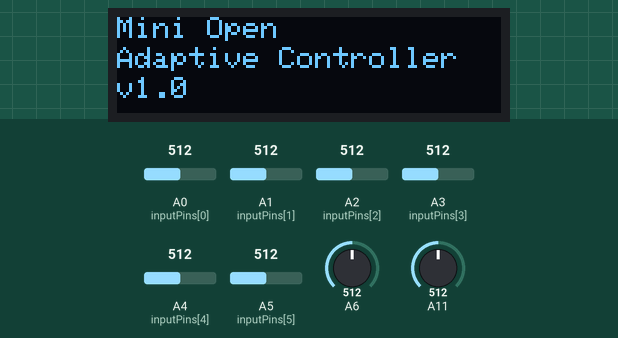
Recording of a sketch running on a simulated Arduino Leonardo, built with avr-gcc and run on an emulated ATmega32U4. Parts: 128×32 one-colour display. The test bench sets the inputs (shaded band); at power-on: A0 (inputPins[0]) = 512, A1 (inputPins[1]) = 512, A2 (inputPins[2]) = 512, A3 (inputPins[3]) = 512, A4 (inputPins[4]) = 512, A5 (inputPins[5]) = 512, A6 = 512, A11 = 512. USB keyboard and mouse output is not drawn.

Above: at 0.1 s.

The sketch:

MOAC_firmware_SSD1306.ino
```cpp
/*
 http://www.arduino.cc/en/Tutorial/KeyboardMessage

 Sends Eagle macros for PCB design

 LeoStick pins:
 A0  Button 0
 A1  Button 1
 A2  Button 2
 A3  Button 3
 A4  Button 4
 A5  Button 5
 A6  Button 6
 A7  Button 7
 D2  SDA (I2C) for OLED
 D3  SCL (I2C) for OLED
 D11 Piezo
 D13 LED Red
 */

#include <SPI.h>
#include <Wire.h>
#include <Adafruit_GFX.h>
#include <Adafruit_SSD1306.h>

#define OLED_RESET 0  // Is this connected?
Adafruit_SSD1306 display(OLED_RESET);

// Keypad scanning library to detect keypresses:
#include <Keypad.h>

// Software USB keyboard library to emulate a keyboard:
#include "Keyboard.h"


// Input setup
byte inputPins[8] = {A0,A1,A2,A3,A4,A5,6,11};
// MISTAKE HERE! I connected to A11 (D6) but it's the wrong pin. Should be A7.


/* Macros to send
     info     show       group     move
     delete   change     add       replace
     name     value      line      text
     net      label      route     ripup
     layer 1   layer 16  ratsnest  ripup @;
*/
char *macro_messages[] = {
  "0\n",/*info*/    "1\n",/*show*/     "2\n",/*group*/    "3\n",/*move*/
  "4\n",/*delete*/  "5\n",/*change*/   "6",/*add*/        "7\n"/*replace*/
};

uint16_t last_activity_time = 0;  // Milliseconds
uint8_t  display_timeout    = 5;  // Seconds

/**
 * Setup
 */
void setup() {
  display.begin(SSD1306_SWITCHCAPVCC, 0x3C);  // initialize with the I2C addr 0x3C (for the 128x32)
  show_display();

  // initialize control over the keyboard:
  Keyboard.begin();

  Serial.begin(115200);
}

void show_display()
{
  display.clearDisplay();
  display.setTextSize(1);
  display.setTextColor(WHITE);
  display.setCursor(0,0);
  display.println("Mini Open");
  display.setTextSize(1);
  display.setCursor(0,10);
  display.println("Adaptive Controller");
  display.setCursor(0,20);
  display.println("v1.0");
  display.display();
}

/**
 * Loop
 */
void loop() {
  //byte key = keypad.getKey();
  scan_inputs();
  /*
  if (key){
    //Serial.println(key);
    //Serial.println(macro_messages[key]);
    Keyboard.print(macro_messages[key]);
    last_activity_time = millis();
    show_display();
  }
  */

  if((millis() - last_activity_time) > (1000 * display_timeout))
  {
    //display.dim(0);
    display.clearDisplay();
    display.display();
  }
}

/**
 * Read each of the inputs to check for button presses
 */
void scan_inputs()
{
  for (byte i = 0; i < sizeof(inputPins); i++){
    if(analogRead(inputPins[i]) < 127)
    {
      Keyboard.print(macro_messages[i]);
      delay(1000);
    }
  }
}
```
